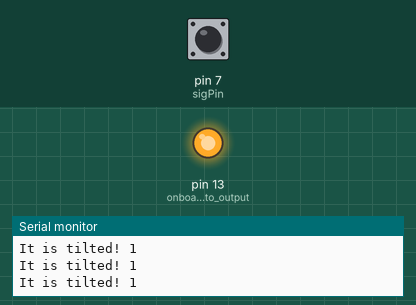
Bench run of a sketch on a simulated Arduino Uno, built with avr-gcc and run on an emulated ATmega328P. Shown: output pins drawn as LEDs (lit = HIGH), the last lines printed to the serial monitor. Dashed ring = blinking. The test bench sets the inputs (shaded band); at power-on: pin 7 (sigPin) HIGH.

Above: at 1.2 s.
1.3 s: pin 7 (sigPin) pulled LOW for 0.15 s
At 1.4 s:
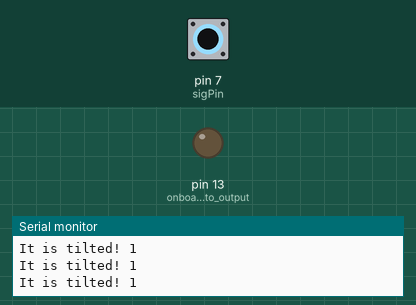
2.9 s: pin 7 (sigPin) pulled LOW for 1 s
At 4.6 s:
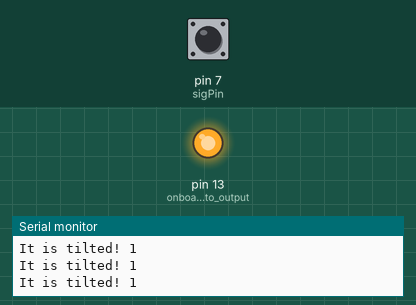
6.9 s: pin 7 (sigPin) pulsed LOW 2 times (0.12 s each, 0.3 s apart)
At 7.14 s:
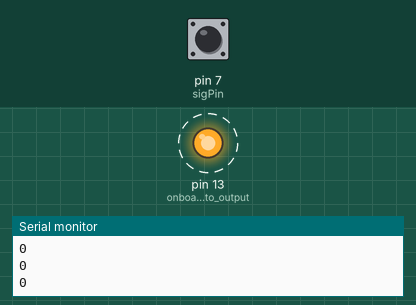
10.5 s: pin 7 (sigPin) pulled LOW for 3.2 s
At 11.3 s:
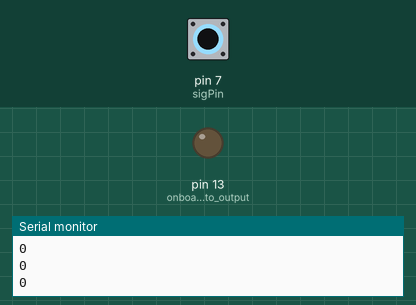
16.7 s: pin 7 (sigPin) pulsed LOW 2 times (0.12 s each, 0.3 s apart)
At 17.7 s:
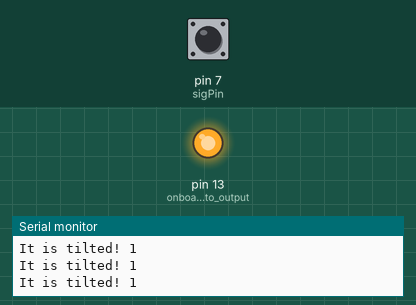
Timing chart, 0 to 19.7 s (numbered marks = the images above; inputs shaded):
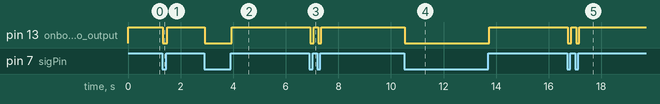

The sketch:

TiltSensor.ino
```cpp
const int sigPin = 7; //connects pin 7
boolean sigVal = 0; //var for reading tilt status
String disp = "It is tilted! ";

void setup() {
  pinMode(sigPin, INPUT); //declared input to  signal pin
  pinMode(LED_BUILTIN, OUTPUT); //onboard Led set to output
  digitalWrite(sigPin, HIGH);
  Serial.begin(4800);
}

void loop() {

  sigVal = digitalRead(sigPin); //reads in sigPin value into sigVal
  Serial.println(sigVal); //prints tilt status to serial window

  if(sigVal == HIGH) //if tilted
  {
    Serial.print(disp);
    digitalWrite(LED_BUILTIN, HIGH); //turn off led
  }
   else
   {

    digitalWrite(LED_BUILTIN, LOW); //else turn on led
   }
}
```

Measured:
- after the input at 1.3 s, pin 13 (onboard_Led_set_to_output): HIGH → LOW at once, → HIGH 0.17 s later
- after the input at 2.9 s, pin 13 (onboard_Led_set_to_output): HIGH → LOW at once, → HIGH 1.0 s later
- after the input at 6.9 s, pin 13 (onboard_Led_set_to_output): alternates HIGH for 0.18 s and LOW for 0.13 s, 4 changes in all, then stays HIGH, starting at once
- after the input at 10.5 s, pin 13 (onboard_Led_set_to_output): HIGH → LOW at once, → HIGH 3.2 s later
- after the input at 16.7 s, pin 13 (onboard_Led_set_to_output): alternates HIGH for 0.18 s and LOW for 0.13 s, 4 changes in all, then stays HIGH, starting at once
